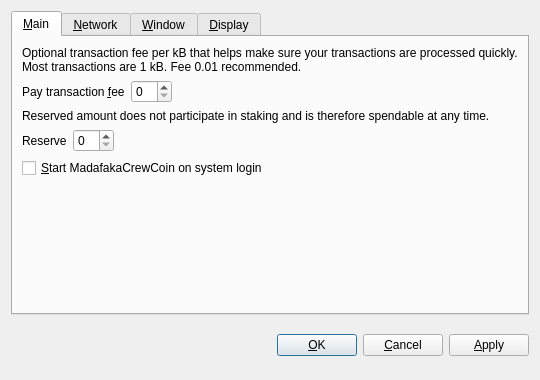
<?xml version="1.0" encoding="UTF-8"?>
<ui version="4.0">
 <class>OptionsDialog</class>
 <widget class="QDialog" name="OptionsDialog">
  <property name="geometry">
   <rect>
    <x>0</x>
    <y>0</y>
    <width>540</width>
    <height>380</height>
   </rect>
  </property>
  <property name="windowTitle">
   <string>Options</string>
  </property>
  <property name="modal">
   <bool>true</bool>
  </property>
  <layout class="QVBoxLayout" name="verticalLayout">
   <item>
    <widget class="QTabWidget" name="tabWidget">
     <property name="tabPosition">
      <enum>QTabWidget::North</enum>
     </property>
     <property name="currentIndex">
      <number>0</number>
     </property>
     <widget class="QWidget" name="tabMain">
      <attribute name="title">
       <string>&amp;Main</string>
      </attribute>
      <layout class="QVBoxLayout" name="verticalLayout_Main">
       <item>
        <widget class="QLabel" name="transactionFeeInfoLabel">
         <property name="text">
          <string>Optional transaction fee per kB that helps make sure your transactions are processed quickly. Most transactions are 1 kB. Fee 0.01 recommended.</string>
         </property>
         <property name="textFormat">
          <enum>Qt::PlainText</enum>
         </property>
         <property name="wordWrap">
          <bool>true</bool>
         </property>
        </widget>
       </item>
       <item>
        <layout class="QHBoxLayout" name="horizontalLayoutFee">
         <item>
          <widget class="QLabel" name="transactionFeeLabel">
           <property name="text">
            <string>Pay transaction &amp;fee</string>
           </property>
           <property name="textFormat">
            <enum>Qt::PlainText</enum>
           </property>
           <property name="buddy">
            <cstring>transactionFee</cstring>
           </property>
          </widget>
         </item>
         <item>
          <widget class="BitcoinAmountField" name="transactionFee"/>
         </item>
         <item>
          <spacer name="horizontalSpacerFee">
           <property name="orientation">
            <enum>Qt::Horizontal</enum>
           </property>
           <property name="sizeHint" stdset="0">
            <size>
             <width>40</width>
             <height>20</height>
            </size>
           </property>
          </spacer>
         </item>
        </layout>
       </item>
       <item>
        <widget class="QLabel" name="reserveBalanceInfoLabel">
         <property name="text">
          <string>Reserved amount does not participate in staking and is therefore spendable at any time.</string>
         </property>
         <property name="textFormat">
          <enum>Qt::PlainText</enum>
         </property>
         <property name="wordWrap">
          <bool>true</bool>
         </property>
        </widget>
       </item>
       <item>
        <layout class="QHBoxLayout" name="horizontalLayoutReserveBalance">
         <item>
          <widget class="QLabel" name="reserveBalanceLabel">
           <property name="text">
            <string>Reserve</string>
           </property>
           <property name="textFormat">
            <enum>Qt::PlainText</enum>
           </property>
           <property name="buddy">
            <cstring>reserveBalance</cstring>
           </property>
          </widget>
         </item>
         <item>
          <widget class="BitcoinAmountField" name="reserveBalance"/>
         </item>
         <item>
          <spacer name="horizontalSpacerReserveBalance">
           <property name="orientation">
            <enum>Qt::Horizontal</enum>
           </property>
           <property name="sizeHint" stdset="0">
            <size>
             <width>40</width>
             <height>20</height>
            </size>
           </property>
          </spacer>
         </item>
        </layout>
       </item>
       <item>
        <widget class="QCheckBox" name="bitcoinAtStartup">
         <property name="toolTip">
          <string>Automatically start MadafakaCrewCoin after logging in to the system.</string>
         </property>
         <property name="text">
          <string>&amp;Start MadafakaCrewCoin on system login</string>
         </property>
        </widget>
       </item>
       <item>
        <spacer name="verticalSpacer_Main">
         <property name="orientation">
          <enum>Qt::Vertical</enum>
         </property>
         <property name="sizeHint" stdset="0">
          <size>
           <width>20</width>
           <height>40</height>
          </size>
         </property>
        </spacer>
       </item>
      </layout>
     </widget>
     <widget class="QWidget" name="tabNetwork">
      <attribute name="title">
       <string>&amp;Network</string>
      </attribute>
      <layout class="QVBoxLayout" name="verticalLayout_Network">
       <item>
        <widget class="QCheckBox" name="mapPortUpnp">
         <property name="toolTip">
          <string>Automatically open the MadafakaCrewCoin client port on the router. This only works when your router supports UPnP and it is enabled.</string>
         </property>
         <property name="text">
          <string>Map port using &amp;UPnP</string>
         </property>
        </widget>
       </item>
       <item>
        <widget class="QCheckBox" name="connectSocks">
         <property name="toolTip">
          <string>Connect to the MadafakaCrewCoin network through a SOCKS proxy (e.g. when connecting through Tor).</string>
         </property>
         <property name="text">
          <string>&amp;Connect through SOCKS proxy:</string>
         </property>
        </widget>
       </item>
       <item>
        <layout class="QHBoxLayout" name="horizontalLayout_Network">
         <item>
          <widget class="QLabel" name="proxyIpLabel">
           <property name="text">
            <string>Proxy &amp;IP:</string>
           </property>
           <property name="textFormat">
            <enum>Qt::PlainText</enum>
           </property>
           <property name="buddy">
            <cstring>proxyIp</cstring>
           </property>
          </widget>
         </item>
         <item>
          <widget class="QValidatedLineEdit" name="proxyIp">
           <property name="maximumSize">
            <size>
             <width>140</width>
             <height>16777215</height>
            </size>
           </property>
           <property name="toolTip">
            <string>IP address of the proxy (e.g. 127.0.0.1)</string>
           </property>
          </widget>
         </item>
         <item>
          <widget class="QLabel" name="proxyPortLabel">
           <property name="text">
            <string>&amp;Port:</string>
           </property>
           <property name="textFormat">
            <enum>Qt::PlainText</enum>
           </property>
           <property name="buddy">
            <cstring>proxyPort</cstring>
           </property>
          </widget>
         </item>
         <item>
          <widget class="QLineEdit" name="proxyPort">
           <property name="maximumSize">
            <size>
             <width>55</width>
             <height>16777215</height>
            </size>
           </property>
           <property name="toolTip">
            <string>Port of the proxy (e.g. 9050)</string>
           </property>
          </widget>
         </item>
         <item>
          <widget class="QLabel" name="socksVersionLabel">
           <property name="text">
            <string>SOCKS &amp;Version:</string>
           </property>
           <property name="textFormat">
            <enum>Qt::PlainText</enum>
           </property>
           <property name="buddy">
            <cstring>socksVersion</cstring>
           </property>
          </widget>
         </item>
         <item>
          <widget class="QValueComboBox" name="socksVersion">
           <property name="toolTip">
            <string>SOCKS version of the proxy (e.g. 5)</string>
           </property>
          </widget>
         </item>
         <item>
          <spacer name="horizontalSpacer_Network">
           <property name="orientation">
            <enum>Qt::Horizontal</enum>
           </property>
           <property name="sizeHint" stdset="0">
            <size>
             <width>40</width>
             <height>20</height>
            </size>
           </property>
          </spacer>
         </item>
        </layout>
       </item>
       <item>
        <spacer name="verticalSpacer_Network">
         <property name="orientation">
          <enum>Qt::Vertical</enum>
         </property>
         <property name="sizeHint" stdset="0">
          <size>
           <width>20</width>
           <height>40</height>
          </size>
         </property>
        </spacer>
       </item>
      </layout>
     </widget>
     <widget class="QWidget" name="tabWindow">
      <attribute name="title">
       <string>&amp;Window</string>
      </attribute>
      <layout class="QVBoxLayout" name="verticalLayout_Window">
       <item>
        <widget class="QCheckBox" name="minimizeToTray">
         <property name="toolTip">
          <string>Show only a tray icon after minimizing the window.</string>
         </property>
         <property name="text">
          <string>&amp;Minimize to the tray instead of the taskbar</string>
         </property>
        </widget>
       </item>
       <item>
        <widget class="QCheckBox" name="minimizeOnClose">
         <property name="toolTip">
          <string>Minimize instead of exit the application when the window is closed. When this option is enabled, the application will be closed only after selecting Quit in the menu.</string>
         </property>
         <property name="text">
          <string>M&amp;inimize on close</string>
         </property>
        </widget>
       </item>
       <item>
        <spacer name="verticalSpacer_Window">
         <property name="orientation">
          <enum>Qt::Vertical</enum>
         </property>
         <property name="sizeHint" stdset="0">
          <size>
           <width>20</width>
           <height>40</height>
          </size>
         </property>
        </spacer>
       </item>
      </layout>
     </widget>
     <widget class="QWidget" name="tabDisplay">
      <attribute name="title">
       <string>&amp;Display</string>
      </attribute>
      <layout class="QVBoxLayout" name="verticalLayout_Display">
       <item>
        <layout class="QHBoxLayout" name="horizontalLayout_1_Display">
         <item>
          <widget class="QLabel" name="langLabel">
           <property name="text">
            <string>User Interface &amp;language:</string>
           </property>
           <property name="textFormat">
            <enum>Qt::PlainText</enum>
           </property>
           <property name="buddy">
            <cstring>lang</cstring>
           </property>
          </widget>
         </item>
         <item>
          <widget class="QValueComboBox" name="lang">
           <property name="toolTip">
            <string>The user interface language can be set here. This setting will take effect after restarting MadafakaCrewCoin.</string>
           </property>
          </widget>
         </item>
        </layout>
       </item>
       <item>
        <layout class="QHBoxLayout" name="horizontalLayout_2_Display">
         <item>
          <widget class="QLabel" name="unitLabel">
           <property name="text">
            <string>&amp;Unit to show amounts in:</string>
           </property>
           <property name="textFormat">
            <enum>Qt::PlainText</enum>
           </property>
           <property name="buddy">
            <cstring>unit</cstring>
           </property>
          </widget>
         </item>
         <item>
          <widget class="QValueComboBox" name="unit">
           <property name="toolTip">
            <string>Choose the default subdivision unit to show in the interface and when sending coins.</string>
           </property>
          </widget>
         </item>
        </layout>
       </item>
       <item>
        <widget class="QCheckBox" name="displayAddresses">
         <property name="toolTip">
          <string>Whether to show MadafakaCrewCoin addresses in the transaction list or not.</string>
         </property>
         <property name="text">
          <string>&amp;Display addresses in transaction list</string>
         </property>
        </widget>
       </item>
       <item>
        <widget class="QCheckBox" name="coinControlFeatures">
         <property name="toolTip">
          <string>Whether to show coin control features or not.</string>
         </property>
         <property name="text">
          <string>Display coin &amp;control features (experts only!)</string>
         </property>
        </widget>
       </item>
       <item>
        <spacer name="verticalSpacer_Display">
         <property name="orientation">
          <enum>Qt::Vertical</enum>
         </property>
         <property name="sizeHint" stdset="0">
          <size>
           <width>20</width>
           <height>40</height>
          </size>
         </property>
        </spacer>
       </item>
      </layout>
     </widget>
    </widget>
   </item>
   <item>
    <layout class="QHBoxLayout" name="horizontalLayout_Buttons">
     <item>
      <spacer name="horizontalSpacer_1">
       <property name="orientation">
        <enum>Qt::Horizontal</enum>
       </property>
       <property name="sizeHint" stdset="0">
        <size>
         <width>40</width>
         <height>48</height>
        </size>
       </property>
      </spacer>
     </item>
     <item>
      <widget class="QLabel" name="statusLabel">
       <property name="font">
        <font>
         <weight>75</weight>
         <bold>true</bold>
        </font>
       </property>
       <property name="text">
        <string/>
       </property>
       <property name="textFormat">
        <enum>Qt::PlainText</enum>
       </property>
       <property name="wordWrap">
        <bool>true</bool>
       </property>
      </widget>
     </item>
     <item>
      <spacer name="horizontalSpacer_2">
       <property name="orientation">
        <enum>Qt::Horizontal</enum>
       </property>
       <property name="sizeHint" stdset="0">
        <size>
         <width>40</width>
         <height>48</height>
        </size>
       </property>
      </spacer>
     </item>
     <item>
      <widget class="QPushButton" name="okButton">
       <property name="text">
        <string>&amp;OK</string>
       </property>
      </widget>
     </item>
     <item>
      <widget class="QPushButton" name="cancelButton">
       <property name="text">
        <string>&amp;Cancel</string>
       </property>
       <property name="autoDefault">
        <bool>false</bool>
       </property>
      </widget>
     </item>
     <item>
      <widget class="QPushButton" name="applyButton">
       <property name="text">
        <string>&amp;Apply</string>
       </property>
       <property name="autoDefault">
        <bool>false</bool>
       </property>
      </widget>
     </item>
    </layout>
   </item>
  </layout>
 </widget>
 <customwidgets>
  <customwidget>
   <class>BitcoinAmountField</class>
   <extends>QSpinBox</extends>
   <header>bitcoinamountfield.h</header>
  </customwidget>
  <customwidget>
   <class>QValueComboBox</class>
   <extends>QComboBox</extends>
   <header>qvaluecombobox.h</header>
  </customwidget>
  <customwidget>
   <class>QValidatedLineEdit</class>
   <extends>QLineEdit</extends>
   <header>qvalidatedlineedit.h</header>
  </customwidget>
 </customwidgets>
 <resources/>
 <connections/>
</ui>
